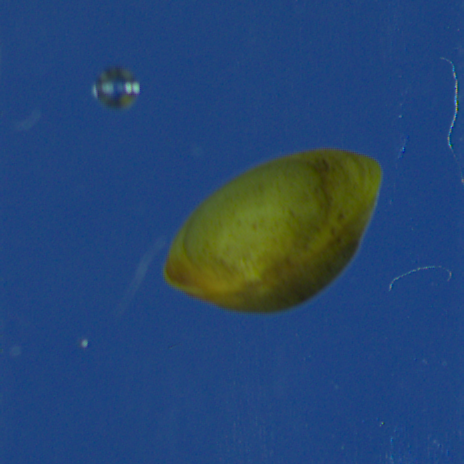
#> input picture Week-4-Lab-Actvities/Assets/Insects/2_Sphaer 2021_1_2021_06_03-11-22-54-894.PNG, 464 x 464 px, found by its file name
$ python image_operations.py
#> lines starting #> are read from the running program, lines starting #| are printed output that depends on the picture
from PIL import Image, ImageOps

# create an image
image = Image.open('Assignment-2-Activity-1/Assets/Insects/2_Sphaer 2021_1_2021_06_03-11-22-54-894.png')
#> image is the input picture: PIL image 464x464 RGB; mean R, G, B 37.5, 70.6, 114.4

# position changes
image_mirror = ImageOps.mirror(image)
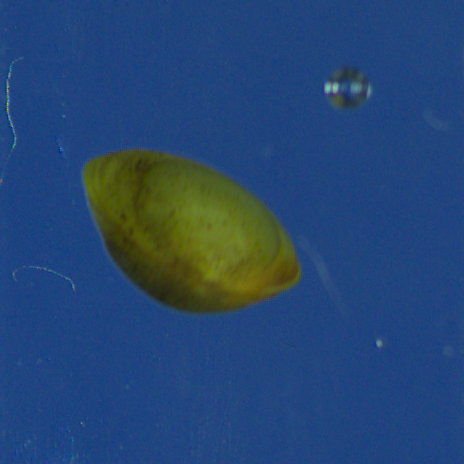
#> image_mirror: PIL image 464x464 RGB; mean R, G, B 37.5, 70.6, 114.4
image_scale = ImageOps.scale(image, 0.5)

# color changes
image_inverted = ImageOps.invert(image_mirror)
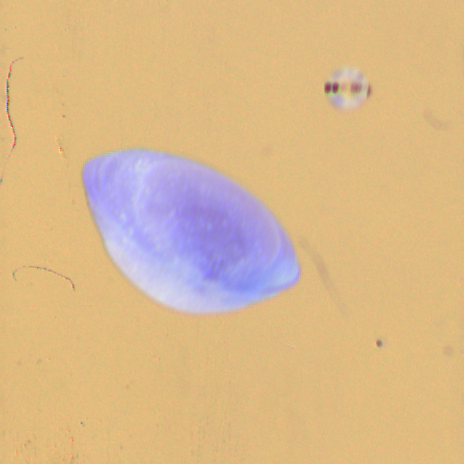
#> image_inverted: PIL image 464x464 RGB; mean R, G, B 217.5, 184.4, 140.6
image_inverted.save('image_inverted.png', 'png')

# add and remove
image_border = ImageOps.expand(
	image = image_inverted,
	border = 50,
	fill = (255,255,255))
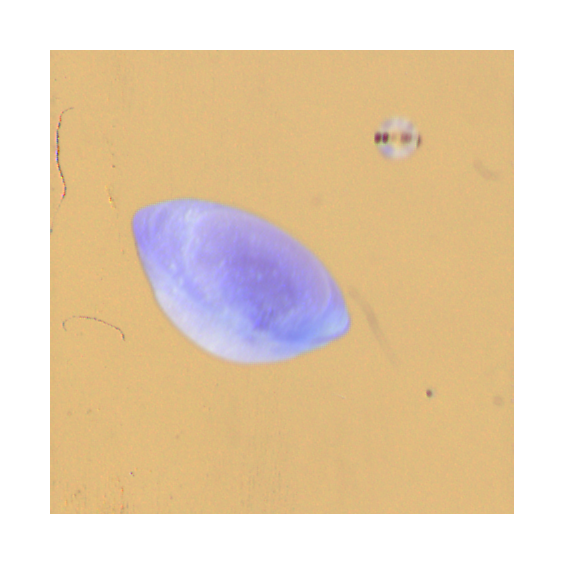
#> image_border: PIL image 564x564 RGB; mean R, G, B 229.6, 207.2, 177.6

image_border.save('image_border.png', 'png')

image_padded = ImageOps.pad(image, (4000,6000))
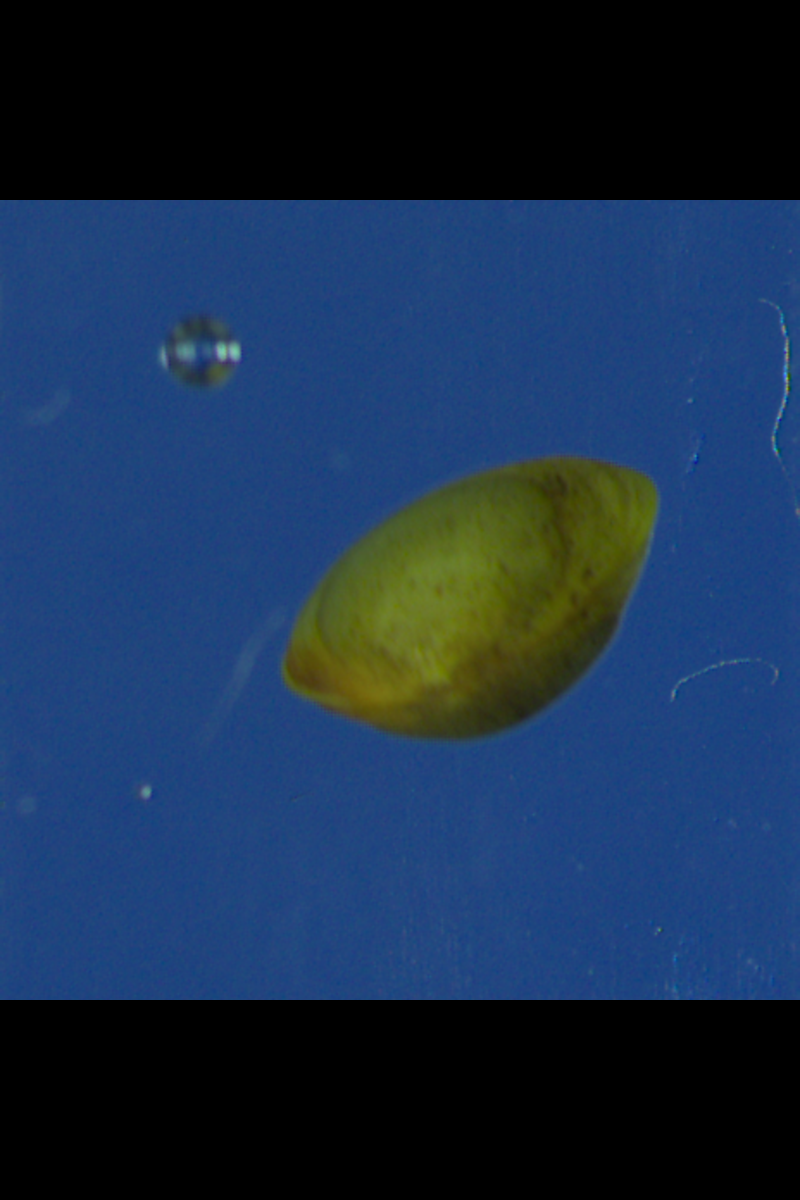
#> image_padded: PIL image 4000x6000 RGB (shown at 1/5 size); mean R, G, B 25, 47.1, 76.3
image_padded.save('image_padded.png', 'png')

image_crop = ImageOps.crop(image = image, border = 200)
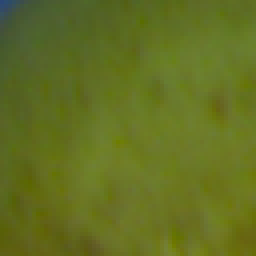
#> image_crop: PIL image 64x64 RGB (shown 4 times larger); mean R, G, B 98.9, 111.9, 33.6
image_crop.save('image_crop.png.png', 'png')
image_border.show()

$ run again, with Week-4-Lab-Actvities/Assets/Insects/2_Sphaer 2021_1_2021_06_03-11-22-54-852.PNG copied over Week-4-Lab-Actvities/Assets/Insects/2_Sphaer 2021_1_2021_06_03-11-22-54-894.PNG
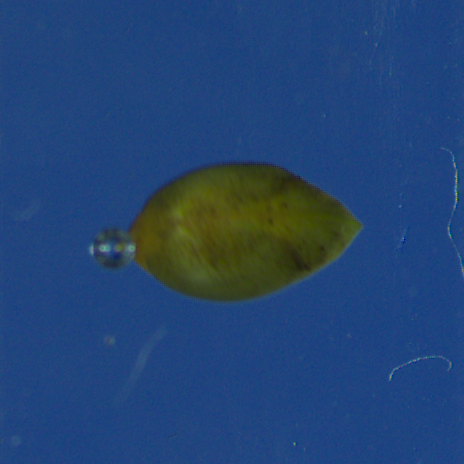
#> input picture Week-4-Lab-Actvities/Assets/Insects/2_Sphaer 2021_1_2021_06_03-11-22-54-852.PNG, 464 x 464 px, found by its file name
#> image is the input picture: PIL image 464x464 RGB; mean R, G, B 35.3, 68.5, 114.6
#> `image_padded = ImageOps.pad(image, (4000,6000))`:
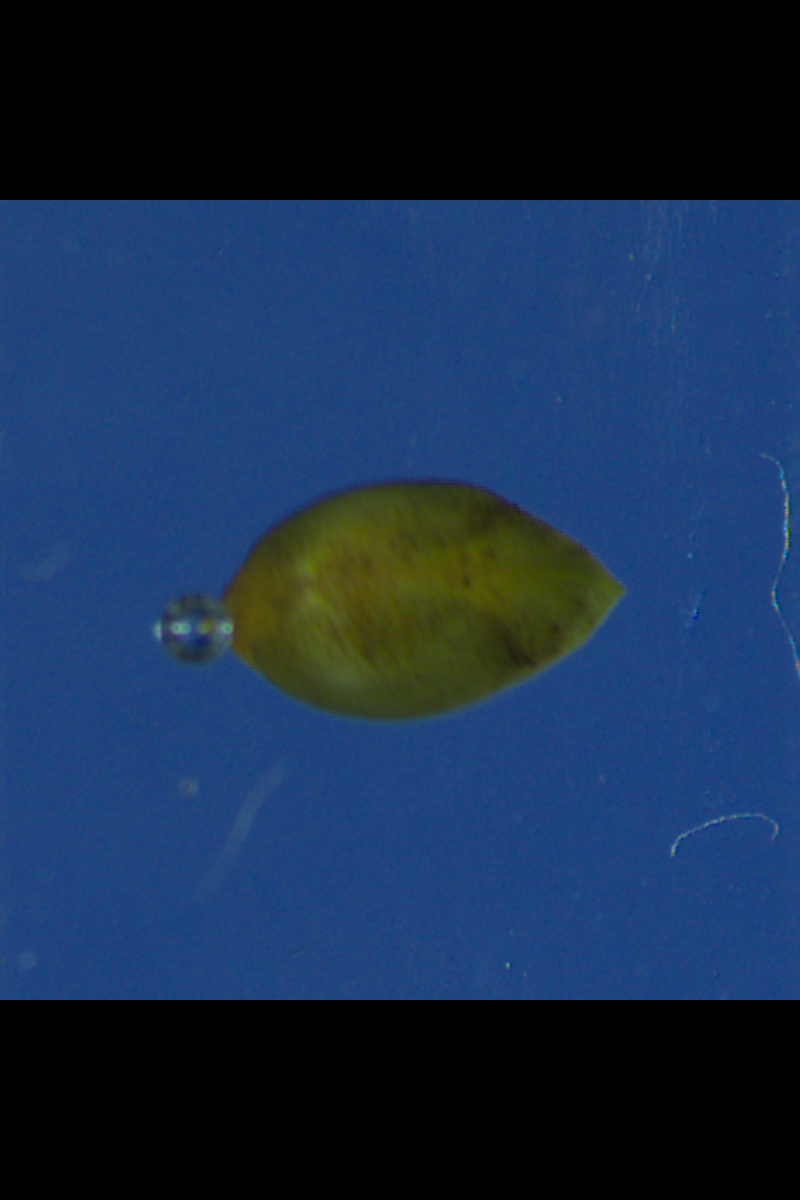
#> image_padded: PIL image 4000x6000 RGB (shown at 1/5 size); mean R, G, B 23.6, 45.6, 76.4
#> `image_crop = ImageOps.crop(image = image, border = 200)`:
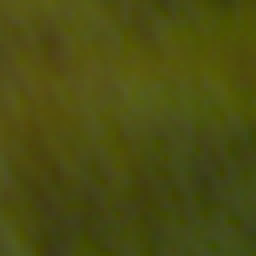
#> image_crop: PIL image 64x64 RGB (shown 4 times larger); mean R, G, B 74.5, 76.1, 16.8

$ run again, with Week-4-Lab-Actvities/Assets/Insects/2_Sphaer 2021_1_2021_06_03-11-22-54-873.PNG copied over Week-4-Lab-Actvities/Assets/Insects/2_Sphaer 2021_1_2021_06_03-11-22-54-894.PNG
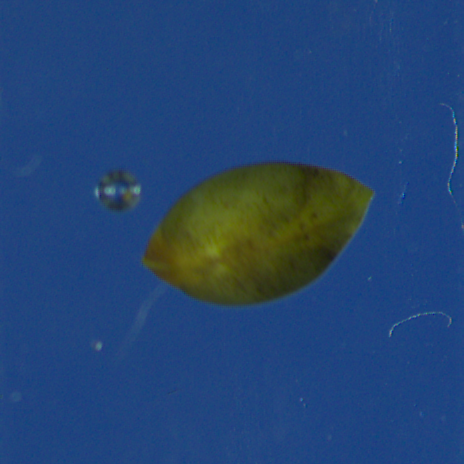
#> input picture Week-4-Lab-Actvities/Assets/Insects/2_Sphaer 2021_1_2021_06_03-11-22-54-873.PNG, 464 x 464 px, found by its file name
#> image is the input picture: PIL image 464x464 RGB; mean R, G, B 36, 69.1, 114.7
#> `image_padded = ImageOps.pad(image, (4000,6000))`:
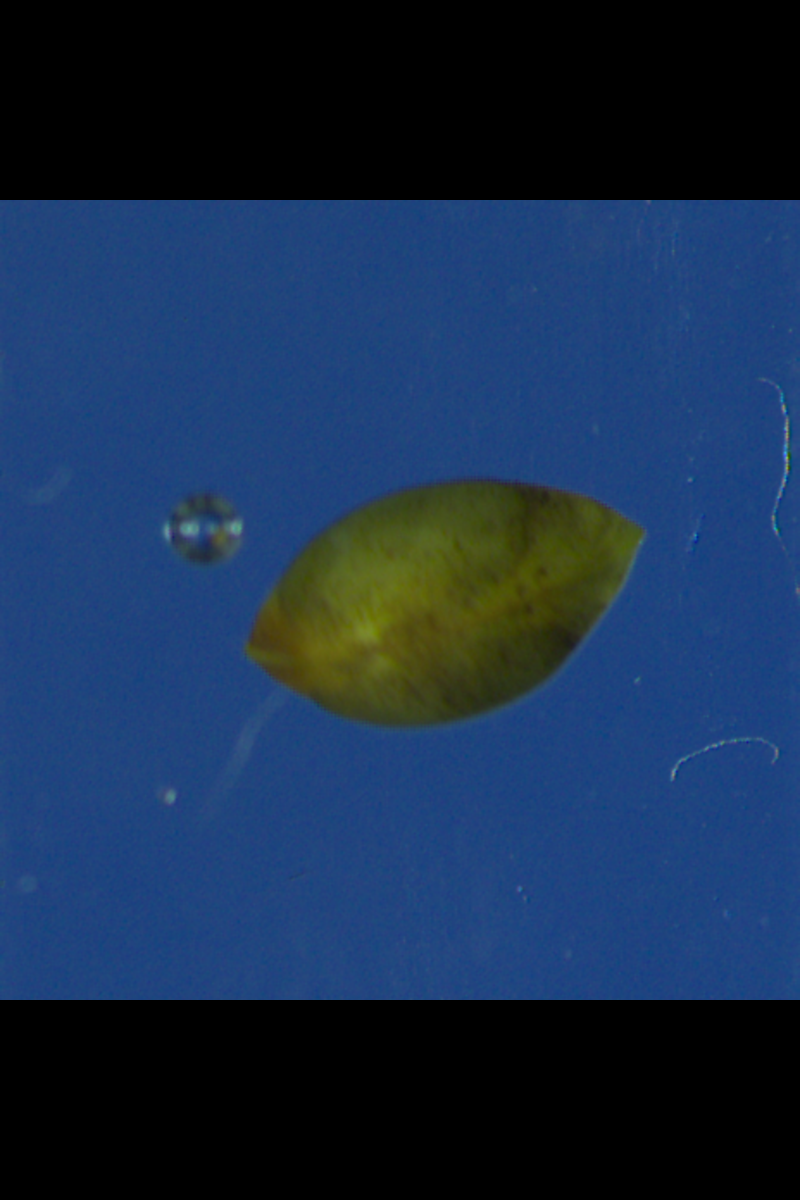
#> image_padded: PIL image 4000x6000 RGB (shown at 1/5 size); mean R, G, B 24, 46.1, 76.5
#> `image_crop = ImageOps.crop(image = image, border = 200)`:
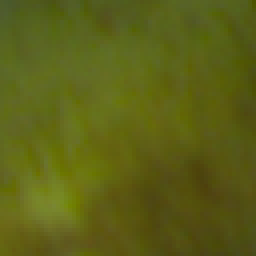
#> image_crop: PIL image 64x64 RGB (shown 4 times larger); mean R, G, B 92, 96.4, 22.3

$ run again, with Week-4-Lab-Actvities/Assets/Insects/1_Gammar 2021_1_2021_06_03-13-19-23-879.PNG copied over Week-4-Lab-Actvities/Assets/Insects/2_Sphaer 2021_1_2021_06_03-11-22-54-894.PNG
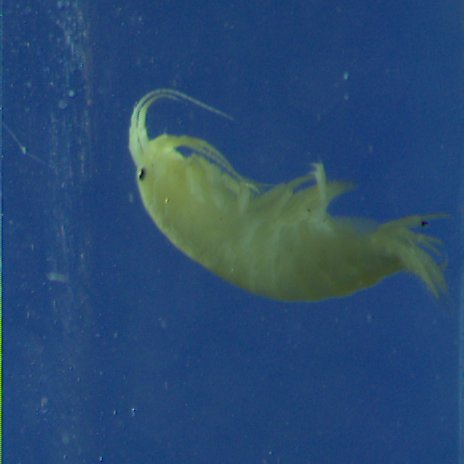
#> input picture Week-4-Lab-Actvities/Assets/Insects/1_Gammar 2021_1_2021_06_03-13-19-23-879.PNG, 464 x 464 px, found by its file name
#> image is the input picture: PIL image 464x464 RGB; mean R, G, B 40.7, 74.5, 113.3
#> `image_padded = ImageOps.pad(image, (4000,6000))`:
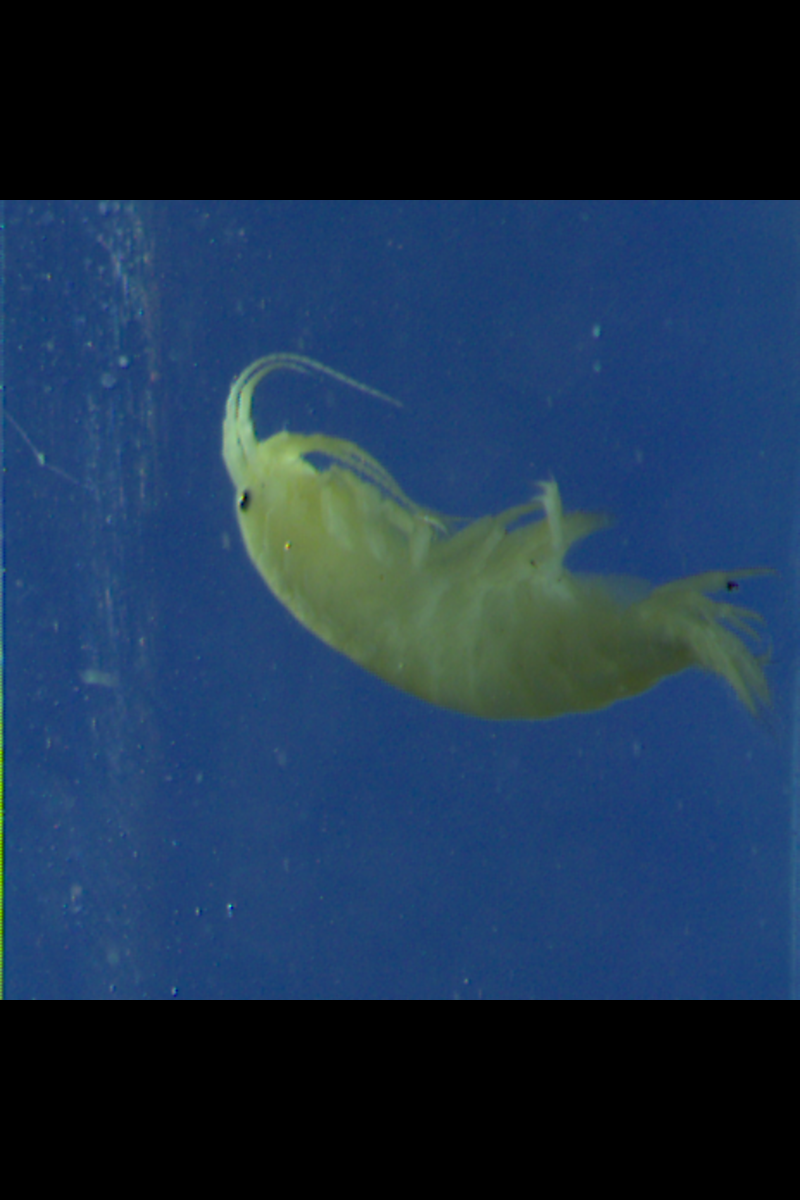
#> image_padded: PIL image 4000x6000 RGB (shown at 1/5 size); mean R, G, B 27.1, 49.7, 75.5
#> `image_crop = ImageOps.crop(image = image, border = 200)`:
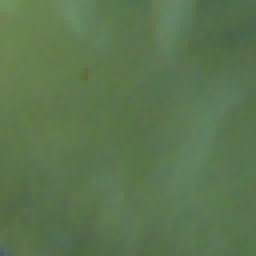
#> image_crop: PIL image 64x64 RGB (shown 4 times larger); mean R, G, B 91.1, 117, 79.1
